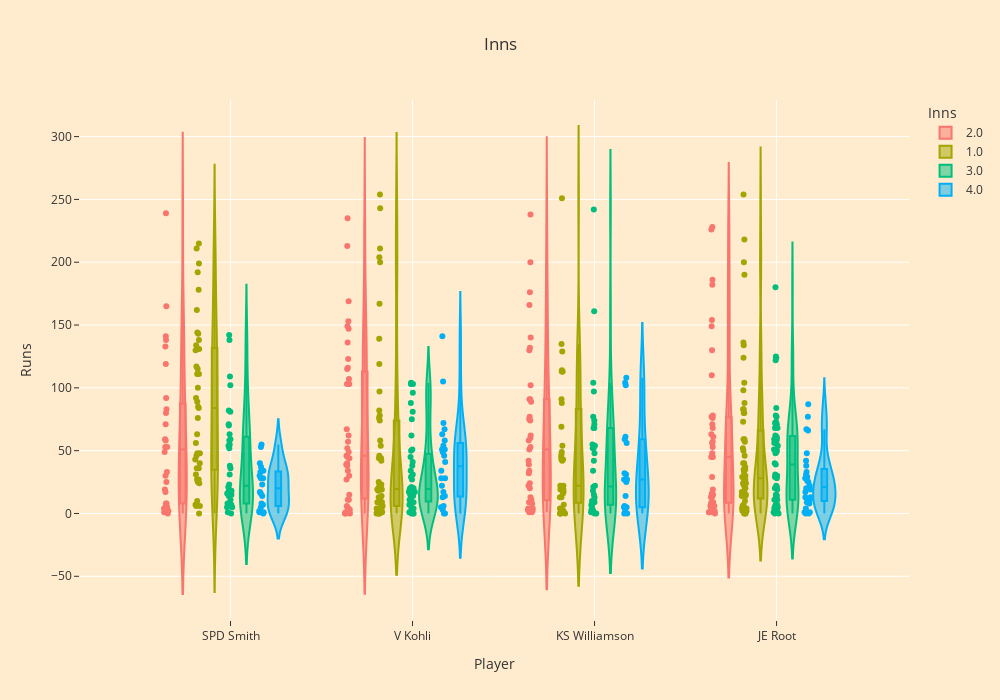

Notebook code cell kept with this figure:
### Code cell
fig = px.violin(new_df, x="Player", y="Runs", color="Inns",points='all',template= "ggplot2", box=True,
             title="Inns",height=700,width=1000,
             hover_data=["BF"] # add day column to hover data
            )
fig.update_layout(plot_bgcolor='blanchedalmond',paper_bgcolor='blanchedalmond')

fig.show()

### Figure 1 — Plotly figure (JSON) as saved in the notebook; plotly's stock layout.template omitted (floating-point values rounded to 4 significant figures; data arrays with more than 128 entries replaced by an {"elided": "..."} marker saying what was removed)
{"data": [{"alignmentgroup": "True", "box": {"visible": true}, "customdata": {"elided": "144x1 int values"}, "hovertemplate": "Inns=2.0<br>Player=%{x}<br>Runs=%{y}<br>BF=%{customdata[0]}<extra></extra>", "legendgroup": "2.0", "marker": {"color": "#F8766D"}, "name": "2.0", "offsetgroup": "2.0", "orientation": "v", "points": "all", "scalegroup": "True", "showlegend": true, "type": "violin", "x": {"elided": "144 str values"}, "x0": " ", "xaxis": "x", "y": {"elided": "144 int values"}, "y0": " ", "yaxis": "y"}, {"alignmentgroup": "True", "box": {"visible": true}, "customdata": {"elided": "186x1 int values"}, "hovertemplate": "Inns=1.0<br>Player=%{x}<br>Runs=%{y}<br>BF=%{customdata[0]}<extra></extra>", "legendgroup": "1.0", "marker": {"color": "#A3A500"}, "name": "1.0", "offsetgroup": "1.0", "orientation": "v", "points": "all", "scalegroup": "True", "showlegend": true, "type": "violin", "x": {"elided": "186 str values"}, "x0": " ", "xaxis": "x", "y": {"elided": "186 int values"}, "y0": " ", "yaxis": "y"}, {"alignmentgroup": "True", "box": {"visible": true}, "customdata": {"elided": "165x1 int values"}, "hovertemplate": "Inns=3.0<br>Player=%{x}<br>Runs=%{y}<br>BF=%{customdata[0]}<extra></extra>", "legendgroup": "3.0", "marker": {"color": "#00BF7D"}, "name": "3.0", "offsetgroup": "3.0", "orientation": "v", "points": "all", "scalegroup": "True", "showlegend": true, "type": "violin", "x": {"elided": "165 str values"}, "x0": " ", "xaxis": "x", "y": {"elided": "165 int values"}, "y0": " ", "yaxis": "y"}, {"alignmentgroup": "True", "box": {"visible": true}, "customdata": [[52], [91], [39], [24], [1], [125], [46], [99], [49], [58], [48], [53], [48], [9], [14], [21], [4], [19], [14], [1], [104], [114], [82], [98], [60], [61], [21], [37], [11], [175], [135], [102], [130], [99], [93], [95], [56], [40], [62], [40], [20], [10], [1], [1], [164], [90], [228], [77], [83], [75], [8], [1], [74], [58], [70], [33], [59], [8], [24], [11], [23], [9], [205], [146], [84], [63], [108], [57], [44], [57], [40], [17], [30], [20], [2], [1], [194], [123], [101], [92], [79], [86], [107], [39], [56], [88], [16], [13], [2], [3]], "hovertemplate": "Inns=4.0<br>Player=%{x}<br>Runs=%{y}<br>BF=%{customdata[0]}<extra></extra>", "legendgroup": "4.0", "marker": {"color": "#00B0F6"}, "name": "4.0", "offsetgroup": "4.0", "orientation": "v", "points": "all", "scalegroup": "True", "showlegend": true, "type": "violin", "x": ["SPD Smith", "SPD Smith", "SPD Smith", "SPD Smith", "SPD Smith", "SPD Smith", "SPD Smith", "SPD Smith", "SPD Smith", "SPD Smith", "SPD Smith", "SPD Smith", "SPD Smith", "SPD Smith", "SPD Smith", "SPD Smith", "SPD Smith", "SPD Smith", "SPD Smith", "SPD Smith", "V Kohli", "V Kohli", "V Kohli", "V Kohli", "V Kohli", "V Kohli", "V Kohli", "V Kohli", "V Kohli", "V Kohli", "V Kohli", "V Kohli", "V Kohli", "V Kohli", "V Kohli", "V Kohli", "V Kohli", "V Kohli", "V Kohli", "V Kohli", "V Kohli", "V Kohli", "V Kohli", "V Kohli", "KS Williamson", "KS Williamson", "KS Williamson", "KS Williamson", "KS Williamson", "KS Williamson", "KS Williamson", "KS Williamson", "KS Williamson", "KS Williamson", "KS Williamson", "KS Williamson", "KS Williamson", "KS Williamson", "KS Williamson", "KS Williamson", "KS Williamson", "KS Williamson", "JE Root", "JE Root", "JE Root", "JE Root", "JE Root", "JE Root", "JE Root", "JE Root", "JE Root", "JE Root", "JE Root", "JE Root", "JE Root", "JE Root", "JE Root", "JE Root", "JE Root", "JE Root", "JE Root", "JE Root", "JE Root", "JE Root", "JE Root", "JE Root", "JE Root", "JE Root", "JE Root", "JE Root"], "x0": " ", "xaxis": "x", "y": [40, 34, 28, 14, 1, 55, 53, 37, 33, 30, 28, 23, 17, 16, 8, 7, 5, 2, 1, 0, 72, 63, 51, 49, 41, 34, 14, 13, 6, 141, 105, 67, 58, 54, 51, 46, 28, 28, 22, 17, 5, 3, 0, 0, 108, 104, 102, 61, 56, 31, 5, 0, 59, 32, 27, 27, 25, 14, 6, 5, 3, 0, 77, 66, 42, 38, 31, 28, 17, 13, 13, 11, 9, 8, 0, 0, 87, 67, 48, 33, 29, 26, 25, 22, 20, 19, 11, 4, 1, 1], "y0": " ", "yaxis": "y"}], "layout": {"height": 700, "legend": {"title": {"text": "Inns"}, "tracegroupgap": 0}, "paper_bgcolor": "blanchedalmond", "plot_bgcolor": "blanchedalmond", "title": {"text": "Inns"}, "violinmode": "group", "width": 1000, "xaxis": {"anchor": "y", "domain": [0, 1], "title": {"text": "Player"}}, "yaxis": {"anchor": "x", "domain": [0, 1], "title": {"text": "Runs"}}}}
